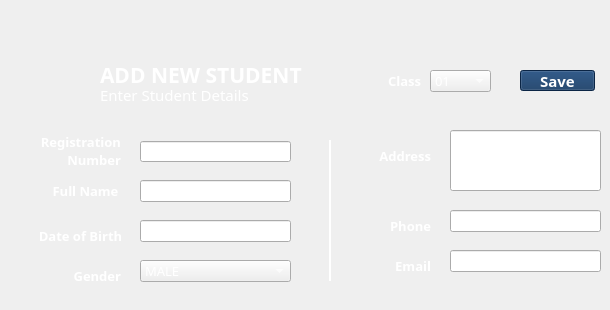
    <widget class="QWidget" name="tab_3">
     <attribute name="title">
      <string>Add Student</string>
     </attribute>
     <widget class="QLabel" name="label_9">
      <property name="geometry">
       <rect>
        <x>100</x>
        <y>80</y>
        <width>243</width>
        <height>29</height>
       </rect>
      </property>
      <property name="font">
       <font>
        <family>Poppins</family>
        <pointsize>11</pointsize>
        <italic>false</italic>
        <bold>false</bold>
        <kerning>true</kerning>
       </font>
      </property>
      <property name="layoutDirection">
       <enum>Qt::LeftToRight</enum>
      </property>
      <property name="styleSheet">
       <string notr="true">color: rgb(255, 255, 255);</string>
      </property>
      <property name="text">
       <string>Enter Student Details</string>
      </property>
      <property name="scaledContents">
       <bool>true</bool>
      </property>
      <property name="alignment">
       <set>Qt::AlignLeading|Qt::AlignLeft|Qt::AlignVCenter</set>
      </property>
     </widget>
     <widget class="QLabel" name="label_10">
      <property name="geometry">
       <rect>
        <x>100</x>
        <y>60</y>
        <width>243</width>
        <height>29</height>
       </rect>
      </property>
      <property name="font">
       <font>
        <family>Poppins</family>
        <pointsize>16</pointsize>
        <bold>true</bold>
        <kerning>true</kerning>
       </font>
      </property>
      <property name="layoutDirection">
       <enum>Qt::LeftToRight</enum>
      </property>
      <property name="styleSheet">
       <string notr="true">color: rgb(255, 255, 255);</string>
      </property>
      <property name="text">
       <string>ADD NEW STUDENT</string>
      </property>
      <property name="scaledContents">
       <bool>true</bool>
      </property>
      <property name="alignment">
       <set>Qt::AlignLeading|Qt::AlignLeft|Qt::AlignVCenter</set>
      </property>
     </widget>
     <widget class="QLabel" name="label_11">
      <property name="geometry">
       <rect>
        <x>30</x>
        <y>50</y>
        <width>61</width>
        <height>61</height>
       </rect>
      </property>
      <property name="text">
       <string/>
      </property>
      <property name="pixmap">
       <pixmap>../src/student.png</pixmap>
      </property>
      <property name="scaledContents">
       <bool>true</bool>
      </property>
     </widget>
     <widget class="QLineEdit" name="lineEdit_3">
      <property name="geometry">
       <rect>
        <x>140</x>
        <y>141</y>
        <width>151</width>
        <height>21</height>
       </rect>
      </property>
      <property name="font">
       <font>
        <family>Poppins Medium</family>
        <pointsize>10</pointsize>
       </font>
      </property>
      <property name="styleSheet">
       <string notr="true">color: rgb(255, 255, 255);</string>
      </property>
      <property name="text">
       <string/>
      </property>
     </widget>
     <widget class="QLabel" name="label_12">
      <property name="geometry">
       <rect>
        <x>40</x>
        <y>120</y>
        <width>81</width>
        <height>61</height>
       </rect>
      </property>
      <property name="font">
       <font>
        <family>Poppins</family>
        <pointsize>10</pointsize>
        <italic>false</italic>
        <bold>true</bold>
        <kerning>true</kerning>
       </font>
      </property>
      <property name="layoutDirection">
       <enum>Qt::LeftToRight</enum>
      </property>
      <property name="styleSheet">
       <string notr="true">color: rgb(255, 255, 255);</string>
      </property>
      <property name="text">
       <string>Registration Number</string>
      </property>
      <property name="scaledContents">
       <bool>true</bool>
      </property>
      <property name="alignment">
       <set>Qt::AlignRight|Qt::AlignTrailing|Qt::AlignVCenter</set>
      </property>
      <property name="wordWrap">
       <bool>true</bool>
      </property>
     </widget>
     <widget class="QLabel" name="label_13">
      <property name="geometry">
       <rect>
        <x>30</x>
        <y>170</y>
        <width>111</width>
        <height>41</height>
       </rect>
      </property>
      <property name="font">
       <font>
        <family>Poppins</family>
        <pointsize>10</pointsize>
        <italic>false</italic>
        <bold>true</bold>
        <kerning>true</kerning>
       </font>
      </property>
      <property name="layoutDirection">
       <enum>Qt::LeftToRight</enum>
      </property>
      <property name="styleSheet">
       <string notr="true">color: rgb(255, 255, 255);</string>
      </property>
      <property name="text">
       <string>Full Name</string>
      </property>
      <property name="scaledContents">
       <bool>true</bool>
      </property>
      <property name="alignment">
       <set>Qt::AlignCenter</set>
      </property>
     </widget>
     <widget class="QLineEdit" name="lineEdit_4">
      <property name="geometry">
       <rect>
        <x>140</x>
        <y>180</y>
        <width>151</width>
        <height>22</height>
       </rect>
      </property>
      <property name="font">
       <font>
        <family>Poppins Medium</family>
        <pointsize>10</pointsize>
       </font>
      </property>
      <property name="styleSheet">
       <string notr="true">color: rgb(255, 255, 255);</string>
      </property>
      <property name="text">
       <string/>
      </property>
     </widget>
     <widget class="QLabel" name="label_14">
      <property name="geometry">
       <rect>
        <x>40</x>
        <y>210</y>
        <width>81</width>
        <height>51</height>
       </rect>
      </property>
      <property name="font">
       <font>
        <family>Poppins</family>
        <pointsize>10</pointsize>
        <italic>false</italic>
        <bold>true</bold>
        <kerning>true</kerning>
       </font>
      </property>
      <property name="layoutDirection">
       <enum>Qt::LeftToRight</enum>
      </property>
      <property name="styleSheet">
       <string notr="true">color: rgb(255, 255, 255);</string>
      </property>
      <property name="text">
       <string>Date of Birth</string>
      </property>
      <property name="scaledContents">
       <bool>true</bool>
      </property>
      <property name="alignment">
       <set>Qt::AlignCenter</set>
      </property>
     </widget>
     <widget class="QLineEdit" name="lineEdit_5">
      <property name="geometry">
       <rect>
        <x>140</x>
        <y>220</y>
        <width>151</width>
        <height>22</height>
       </rect>
      </property>
      <property name="font">
       <font>
        <family>Poppins Medium</family>
        <pointsize>10</pointsize>
       </font>
      </property>
      <property name="styleSheet">
       <string notr="true">color: rgb(255, 255, 255);</string>
      </property>
      <property name="text">
       <string/>
      </property>
     </widget>
     <widget class="Line" name="line">
      <property name="geometry">
       <rect>
        <x>320</x>
        <y>140</y>
        <width>20</width>
        <height>141</height>
       </rect>
      </property>
      <property name="styleSheet">
       <string notr="true">color: rgb(255, 255, 255);</string>
      </property>
      <property name="frameShadow">
       <enum>QFrame::Plain</enum>
      </property>
      <property name="lineWidth">
       <number>2</number>
      </property>
      <property name="orientation">
       <enum>Qt::Vertical</enum>
      </property>
     </widget>
     <widget class="QLabel" name="label_15">
      <property name="geometry">
       <rect>
        <x>40</x>
        <y>250</y>
        <width>81</width>
        <height>51</height>
       </rect>
      </property>
      <property name="font">
       <font>
        <family>Poppins</family>
        <pointsize>10</pointsize>
        <italic>false</italic>
        <bold>true</bold>
        <kerning>true</kerning>
       </font>
      </property>
      <property name="layoutDirection">
       <enum>Qt::LeftToRight</enum>
      </property>
      <property name="styleSheet">
       <string notr="true">color: rgb(255, 255, 255);</string>
      </property>
      <property name="text">
       <string>Gender</string>
      </property>
      <property name="scaledContents">
       <bool>true</bool>
      </property>
      <property name="alignment">
       <set>Qt::AlignRight|Qt::AlignTrailing|Qt::AlignVCenter</set>
      </property>
     </widget>
     <widget class="QComboBox" name="comboBox">
      <property name="geometry">
       <rect>
        <x>140</x>
        <y>260</y>
        <width>151</width>
        <height>22</height>
       </rect>
      </property>
      <property name="font">
       <font>
        <family>Poppins SemiBold</family>
        <pointsize>10</pointsize>
       </font>
      </property>
      <property name="styleSheet">
       <string notr="true">color: rgb(255, 255, 255);
gridline-color: rgb(255, 255, 255);
selection-color: rgb(15, 52, 96);
border-color: rgb(255, 255, 255);</string>
      </property>
      <item>
       <property name="text">
        <string>MALE</string>
       </property>
      </item>
      <item>
       <property name="text">
        <string>FEMALE</string>
       </property>
      </item>
     </widget>
     <widget class="QLabel" name="label_16">
      <property name="geometry">
       <rect>
        <x>350</x>
        <y>130</y>
        <width>81</width>
        <height>51</height>
       </rect>
      </property>
      <property name="font">
       <font>
        <family>Poppins</family>
        <pointsize>10</pointsize>
        <italic>false</italic>
        <bold>true</bold>
        <kerning>true</kerning>
       </font>
      </property>
      <property name="layoutDirection">
       <enum>Qt::LeftToRight</enum>
      </property>
      <property name="styleSheet">
       <string notr="true">color: rgb(255, 255, 255);</string>
      </property>
      <property name="text">
       <string>Address</string>
      </property>
      <property name="scaledContents">
       <bool>true</bool>
      </property>
      <property name="alignment">
       <set>Qt::AlignRight|Qt::AlignTrailing|Qt::AlignVCenter</set>
      </property>
     </widget>
     <widget class="QLineEdit" name="lineEdit_6">
      <property name="geometry">
       <rect>
        <x>450</x>
        <y>130</y>
        <width>151</width>
        <height>61</height>
       </rect>
      </property>
      <property name="font">
       <font>
        <family>Poppins Medium</family>
        <pointsize>9</pointsize>
       </font>
      </property>
      <property name="styleSheet">
       <string notr="true">color: rgb(255, 255, 255);</string>
      </property>
      <property name="text">
       <string/>
      </property>
     </widget>
     <widget class="QLabel" name="label_17">
      <property name="geometry">
       <rect>
        <x>350</x>
        <y>200</y>
        <width>81</width>
        <height>51</height>
       </rect>
      </property>
      <property name="font">
       <font>
        <family>Poppins</family>
        <pointsize>10</pointsize>
        <italic>false</italic>
        <bold>true</bold>
        <kerning>true</kerning>
       </font>
      </property>
      <property name="layoutDirection">
       <enum>Qt::LeftToRight</enum>
      </property>
      <property name="styleSheet">
       <string notr="true">color: rgb(255, 255, 255);</string>
      </property>
      <property name="text">
       <string>Phone</string>
      </property>
      <property name="scaledContents">
       <bool>true</bool>
      </property>
      <property name="alignment">
       <set>Qt::AlignRight|Qt::AlignTrailing|Qt::AlignVCenter</set>
      </property>
     </widget>
     <widget class="QLineEdit" name="lineEdit_7">
      <property name="geometry">
       <rect>
        <x>450</x>
        <y>210</y>
        <width>151</width>
        <height>22</height>
       </rect>
      </property>
      <property name="font">
       <font>
        <family>Poppins Medium</family>
        <pointsize>10</pointsize>
       </font>
      </property>
      <property name="styleSheet">
       <string notr="true">color: rgb(255, 255, 255);</string>
      </property>
      <property name="text">
       <string/>
      </property>
     </widget>
     <widget class="QLineEdit" name="lineEdit_8">
      <property name="geometry">
       <rect>
        <x>450</x>
        <y>250</y>
        <width>151</width>
        <height>22</height>
       </rect>
      </property>
      <property name="font">
       <font>
        <family>Poppins Medium</family>
        <pointsize>10</pointsize>
       </font>
      </property>
      <property name="styleSheet">
       <string notr="true">color: rgb(255, 255, 255);</string>
      </property>
      <property name="text">
       <string/>
      </property>
     </widget>
     <widget class="QLabel" name="label_18">
      <property name="geometry">
       <rect>
        <x>350</x>
        <y>240</y>
        <width>81</width>
        <height>51</height>
       </rect>
      </property>
      <property name="font">
       <font>
        <family>Poppins</family>
        <pointsize>10</pointsize>
        <italic>false</italic>
        <bold>true</bold>
        <kerning>true</kerning>
       </font>
      </property>
      <property name="layoutDirection">
       <enum>Qt::LeftToRight</enum>
      </property>
      <property name="styleSheet">
       <string notr="true">color: rgb(255, 255, 255);</string>
      </property>
      <property name="text">
       <string>Email</string>
      </property>
      <property name="scaledContents">
       <bool>true</bool>
      </property>
      <property name="alignment">
       <set>Qt::AlignRight|Qt::AlignTrailing|Qt::AlignVCenter</set>
      </property>
     </widget>
     <widget class="QComboBox" name="comboBox_2">
      <property name="geometry">
       <rect>
        <x>430</x>
        <y>70</y>
        <width>61</width>
        <height>22</height>
       </rect>
      </property>
      <property name="font">
       <font>
        <family>Poppins SemiBold</family>
        <pointsize>10</pointsize>
       </font>
      </property>
      <property name="styleSheet">
       <string notr="true">color: rgb(255, 255, 255);
gridline-color: rgb(255, 255, 255);
selection-color: rgb(15, 52, 96);
border-color: rgb(255, 255, 255);</string>
      </property>
      <item>
       <property name="text">
        <string>01</string>
       </property>
      </item>
      <item>
       <property name="text">
        <string>02</string>
       </property>
      </item>
      <item>
       <property name="text">
        <string>03</string>
       </property>
      </item>
      <item>
       <property name="text">
        <string>04</string>
       </property>
      </item>
      <item>
       <property name="text">
        <string>05</string>
       </property>
      </item>
      <item>
       <property name="text">
        <string>06</string>
       </property>
      </item>
      <item>
       <property name="text">
        <string>07</string>
       </property>
      </item>
      <item>
       <property name="text">
        <string>08</string>
       </property>
      </item>
      <item>
       <property name="text">
        <string>09</string>
       </property>
      </item>
      <item>
       <property name="text">
        <string>10</string>
       </property>
      </item>
      <item>
       <property name="text">
        <string>11</string>
       </property>
      </item>
      <item>
       <property name="text">
        <string>12</string>
       </property>
      </item>
     </widget>
     <widget class="QLabel" name="label_19">
      <property name="geometry">
       <rect>
        <x>380</x>
        <y>70</y>
        <width>41</width>
        <height>21</height>
       </rect>
      </property>
      <property name="font">
       <font>
        <family>Poppins</family>
        <pointsize>10</pointsize>
        <italic>false</italic>
        <bold>true</bold>
        <kerning>true</kerning>
       </font>
      </property>
      <property name="layoutDirection">
       <enum>Qt::LeftToRight</enum>
      </property>
      <property name="styleSheet">
       <string notr="true">color: rgb(255, 255, 255);</string>
      </property>
      <property name="text">
       <string>Class</string>
      </property>
      <property name="scaledContents">
       <bool>true</bool>
      </property>
      <property name="alignment">
       <set>Qt::AlignRight|Qt::AlignTrailing|Qt::AlignVCenter</set>
      </property>
     </widget>
     <widget class="QPushButton" name="pushButton_2">
      <property name="geometry">
       <rect>
        <x>520</x>
        <y>70</y>
        <width>75</width>
        <height>21</height>
       </rect>
      </property>
      <property name="font">
       <font>
        <family>Poppins</family>
        <pointsize>11</pointsize>
        <bold>true</bold>
       </font>
      </property>
      <property name="styleSheet">
       <string notr="true">background-color: rgb(15, 52, 96);
color: rgb(255, 255, 255);</string>
      </property>
      <property name="text">
       <string>Save</string>
      </property>
     </widget>
    </widget>
